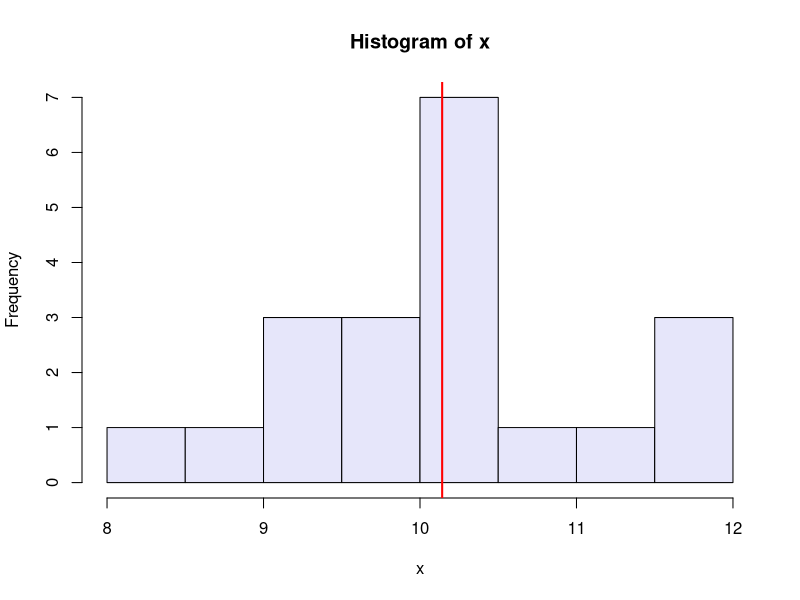
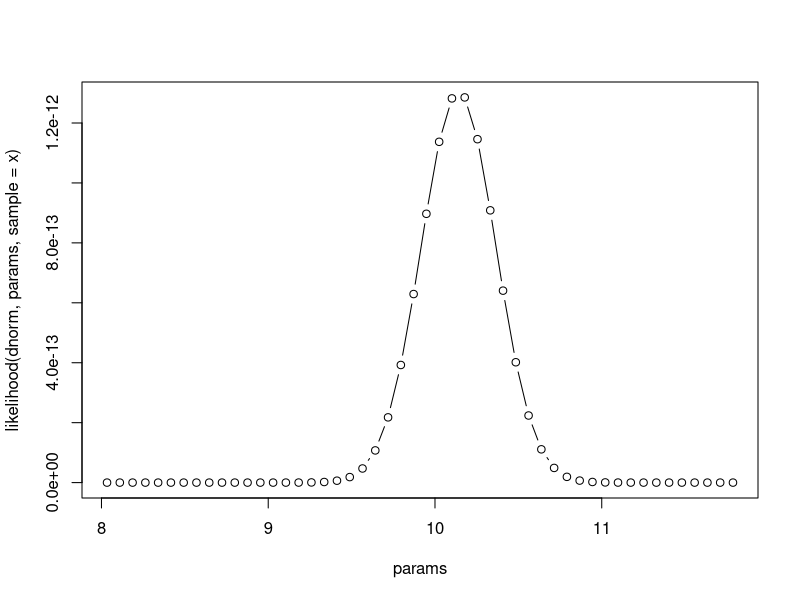
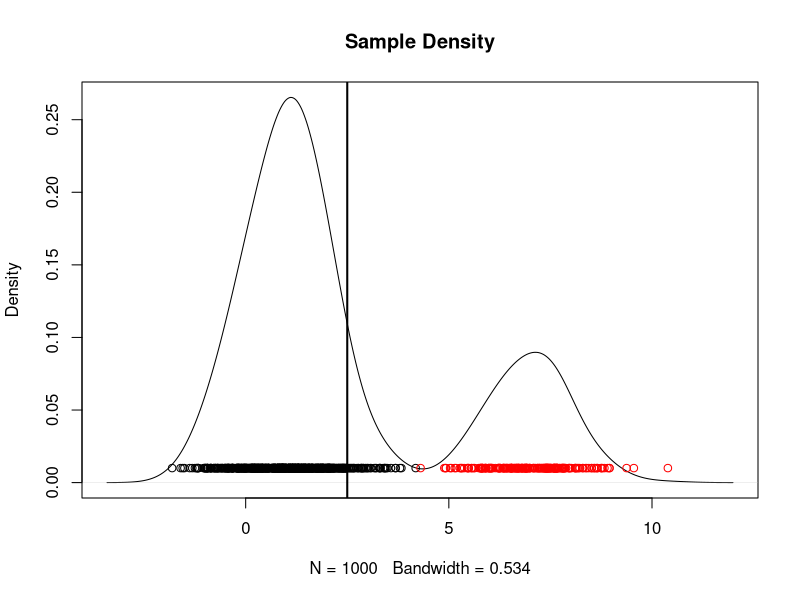
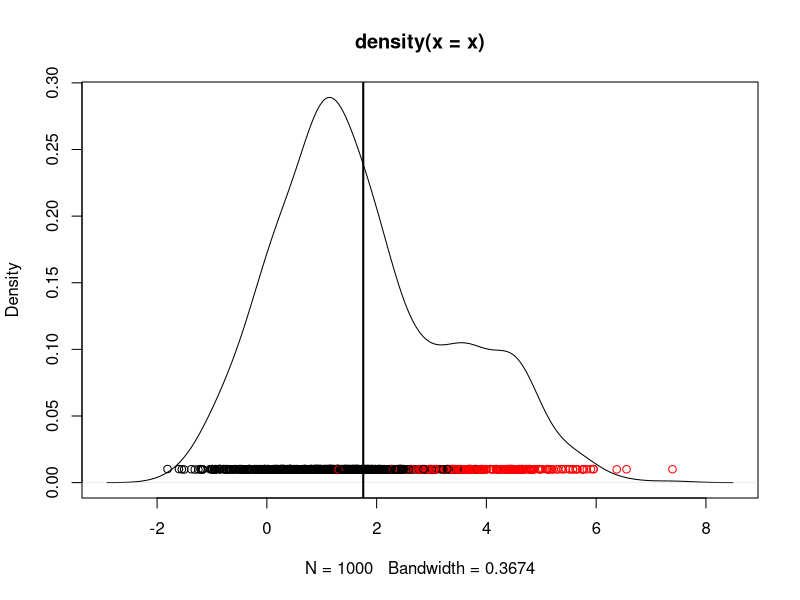

Generate these figures, in order, with R:
# Copyright 2017 Mario O. Bourgoin

# Expectation maximization following:
# http://rstudio-pubs-static.s3.amazonaws.com/1001_3177e85f5e4840be840c84452780db52.html

library("mixtools")

# Data from a normal distribution mean = trueMean, sd = 1
set.seed(123) # Ensures we all see the same output.
trueMean <- 10 # This true mean is the unknown.
n <- 20 # The sample size.
x <- rnorm(n, mean = trueMean) # Sample data from a Normal distribution.
print(x)

# Histogram.
hist(x, col = "lavender")
abline(v = mean(x), col = "red", lwd = 2) ## The sample mean.

# Candidate parameter values.
candidates <- function(x, n = length(x)) {
    min(x) + diff(range(x)) * seq(0, 1, length.out = n)
}

# The likelihood: for each param set in params, Lik(param|sample)=P(sample|param).
likelihood <- function(FUN, params, ..., sample) {
    sapply(params, function(param) prod(FUN(sample, param, ...)))
}

# Plot the candidate parameters against their likelihoods.
params <- candidates(x, n = 50)
plot(params, likelihood(dnorm, params, sample = x), type = "b")

# Two well-separated normal distributions with sd=1.
mu_black <- 1 # The mean of the black distribution.
mu_red <- 7 # The mean of the red distribution.
p_black <- 0.75 # The probability of drawing from the black distribution.
# Draw a sample drawn from the mixture of the black and red distributions.
n <- 1000 # The sample size.
set.seed(123) # Ensures repeatabiity.
y <- rbinom(n, 1, p_black) # Split the sample between the distributions.
x <- rnorm(n, ifelse(y == 1, mu_black, mu_red)) # Sample the mixture.

# Density plot of the mixture.
plot(density(x), main = "Sample Density")
points(x, rep(0.01, length(x)), col = ifelse(y == 1, "black", "red"))
abline(v = mean(x), lwd = 2)

# Initial parameter estimates.
mean_black <- 0
mean_red <- 1
prop_black <- 0.5
# Fitting loop.
iterations <- 10
print(c(i = 0, mean_black = mean_black, mean_red = mean_red, prop_black = prop_black), digits = 4)
for (i in seq(iterations)) {
    # Expectation: Given the parameters, what are the latent variables?
    T1 <- prop_black * dnorm(x, mean_black)
    T2 <- (1 - prop_black) * dnorm(x, mean_red)
    P <- T1 / (T1 + T2)
    # Maximization: Given the latent variables, what are the parameters?
    mean_black <- sum(P * x) / sum(P)
    mean_red <- sum((1 - P) * x) / sum(1 - P)
    prop_black <- mean(P)
    print(c(i = i, mean_black = mean_black, mean_red = mean_red, prop_black = prop_black), digits = 4)
}
print(table(actual = y, predicted = round(P)))

myEM <- normalmixEM(x, mu = c(0, 1), sigma = c(1, 1), sd.constr = c(1, 1))
print(with(myEM, c(mean_black= mu[1], mean_red = mu[2], prop_black = lambda[1])), digits = 4)
print(table(actual = y, predicted = round(myEM$posterior[, 1])))

# Two less well-separated normal distributions with sd=1.
mu_black <- 1
mu_red <- 4
p_black <- 0.75
# Draw a sample drawn from the mixture of the black and red distributions.
n <- 1000
set.seed(123)
y <- rbinom(n, 1, p_black)
x <- rnorm(n, ifelse(y == 1, mu_black, mu_red))

# Density plot.
plot(density(x))
points(x, jitter(rep(0.01, length(x))), col = ifelse(y == 1, "black", "red"))
abline(v = mean(x), lwd = 2)

# Initial parameter estimates.
mean_black <- 0
mean_red <- 1
prop_black <- 0.5
# Fitting loop.
iterations <- 30
print(c(i = 0, mean_black = mean_black, mean_red = mean_red, prop_black = prop_black), digits = 4)
for (i in seq(iterations)) {
    # Expectation: Given the parameters, what are the latent variables?
    T1 <- prop_black * dnorm(x, mean_black)
    T2 <- (1 - prop_black) * dnorm(x, mean_red)
    P <- T1 / (T1 + T2)
    # Maximization: Given the latent variables, what are the parameters?
    mean_black <- sum(P * x) / sum(P)
    mean_red <- sum((1 - P) * x) / sum(1 - P)
    prop_black <- mean(P)
    print(c(i = i, mean_black = mean_black, mean_red = mean_red, prop_black = prop_black), digits = 4)
}
print(table(actual = y, predicted = round(P)))

myEM <- normalmixEM(x, mu = c(0, 1), sigma = c(1, 1), sd.constr = c(1, 1))
print(with(myEM, c(mean_black = mu[1], mean_red = mu[2], prop_black = lambda[1])), digits = 4)
print(table(actual = y, predicted = round(myEM$posterior[, 1])))
